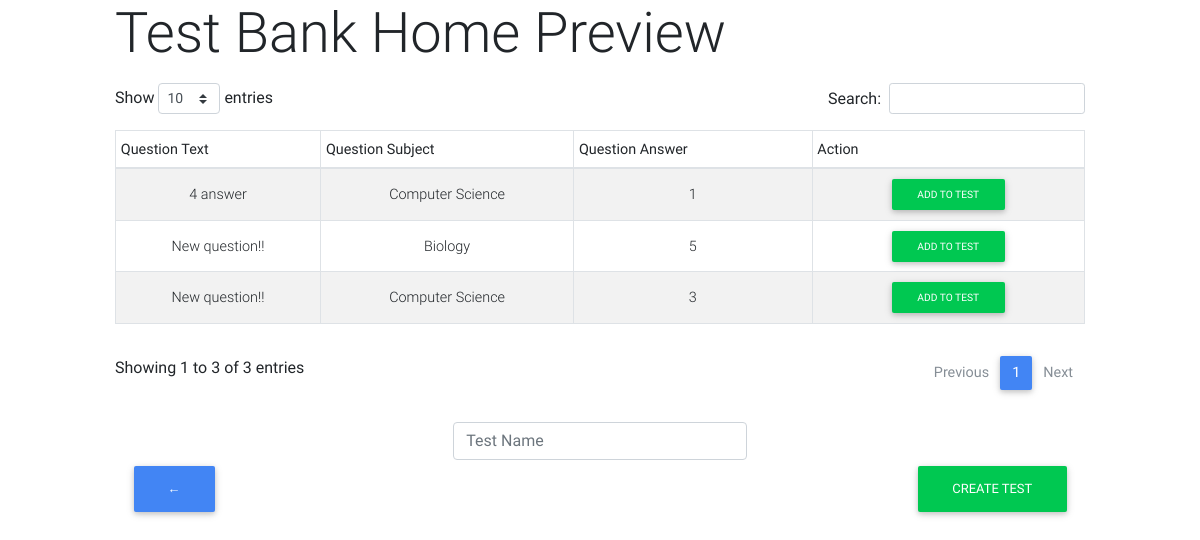
Page /maker/test_maker/ on the earlier database version.
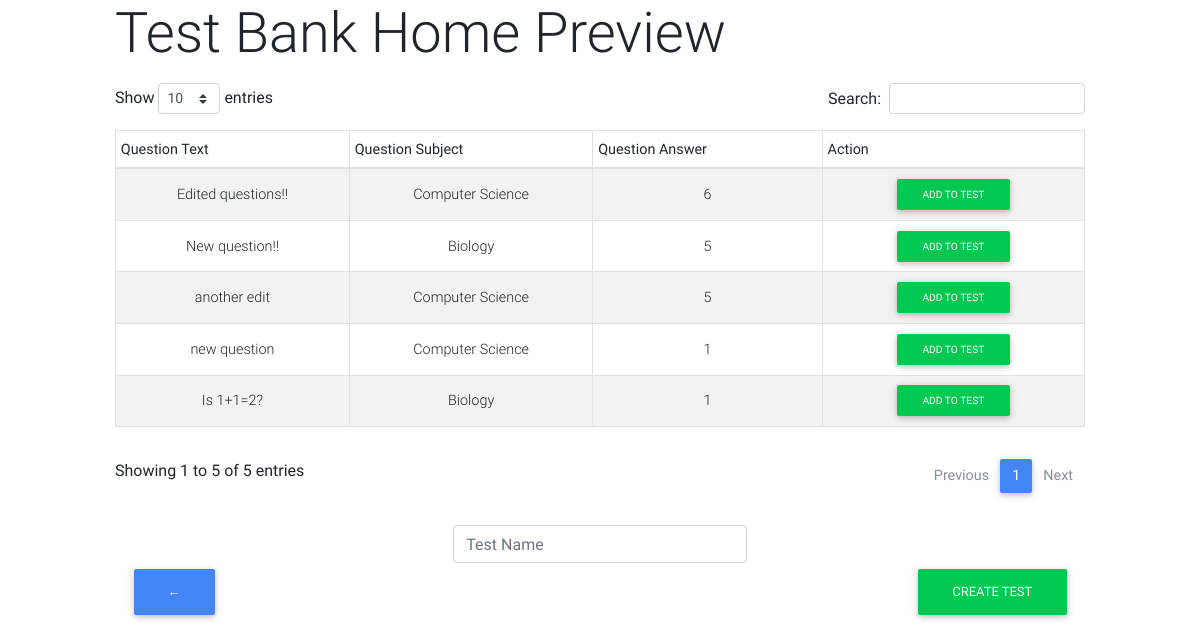
Same page on the later database version.
### maker/models.py (models this page shows, shortened)
class QuestionModel(models.Model):
    id = models.AutoField(primary_key=True)
    question = models.CharField(max_length=256)
    answer = models.IntegerField()
    choice_1 = models.CharField(max_length=256, default='True')
    choice_2 = models.CharField(max_length=256, default='False')
    choice_3 = models.CharField(max_length=256, null=True, default=None)
    choice_4 = models.CharField(max_length=256, null=True, default=None)
    choice_5 = models.CharField(max_length=256, null=True, default=None)
    choice_6 = models.CharField(max_length=256, null=True, default=None)
    image = models.ImageField(default=None)
    category = models.ForeignKey(QuestionCategory, default=1, on_delete=models.CASCADE)

class QuestionCategory(models.Model):
    id = models.AutoField(primary_key=True)
    name = models.CharField(max_length=256)
    def __str__(self):
        return self.name

### maker/views.py (the view)
# urls.py: path('test_maker/', views.make_test_view, name='test_maker'),
def make_test_view(request):
    q = QuestionModel.objects.all()
    return render(request, 'make_test.html', {'q': q})

### maker/templates/make_test.html (shortened to what this page needs)
{% extends 'base.html' %}
{% load static %}
{% block content %}
<form class="needs-validation" onsubmit="createTest('{{ csrf_token }}')">
    <div class="col-12">
        <div class="row">
            <div class="col-10 mx-auto">
            <h1 class="display-4">Test Bank Home Preview</h1>
            <table id="questionTable" class="table table-striped table-bordered table-sm" cellspacing="0" width="100%">
                <thead>
                    <tr>
                        <th class="th-sm">Question Text</th>
                        <th class="th-sm">Question Subject</th>
                        <th class="th-sm">Question Answer</th>
                        <th class="th-sm">Action</th>
                    </tr>
                </thead>
                <tbody>
                    {% for q in q %}
                        <tr>
                            <td class="pt-3-half align-middle text-center">{{ q.question }}</td>
                            <td class="pt-3-half align-middle text-center">{{ q.category }}</td>
                            <td class="pt-3-half align-middle text-center">{{ q.answer }}</td>
                            <td class="pt-3-half align-middle text-center" id="addQuestion-{{ q.id }}"><button type="button" class="btn btn-success btn-rounded btn-sm my-0" onclick="addQuestion(this);">Add to Test</button></td>
                        </tr>
                    {% endfor %}
                </tbody>
            </table>
            </div>
        </div>
        <div class="row">
            <div class="col-10 mx-auto">
                <div class="col-4 mx-auto">
                    <input id="test-name" type="text" class="form-control" placeholder="Test Name" required>
                </div>
            </div>
        </div>
        <div class="col-10 mx-auto">
            <div class="row">
                <div class="col-auto mr-auto">
                    <a role="button" class="btn btn-primary" href="{% url 'maker:home' %}">&larr;</a>
                </div>
                <div class="col-auto">
                    <button class="btn btn-success" type="submit">Create Test</button>
                </div>
            </div>
        </div>
    </div>
</form>
{% endblock %}

Differences in the rows shown:
removed QuestionModel: question "New question!!", category "Computer Science", answer "3"
changed QuestionModel: question "4 answer" → "Edited questions!!"; answer "1" → "6"
added QuestionModel: question "another edit", category "Computer Science", answer "5"
added QuestionModel: question "new question", category "Computer Science", answer "1"
added QuestionModel: question "Is 1+1=2?", category "Biology", answer "1"
Other differences:
text written by a page script: "Show entries Search: Showing 1 to 3 of 3 entries Previous 1 Next" → "Show entries Search: Showing 1 to 5 of 5 entries Previous 1 Next"
